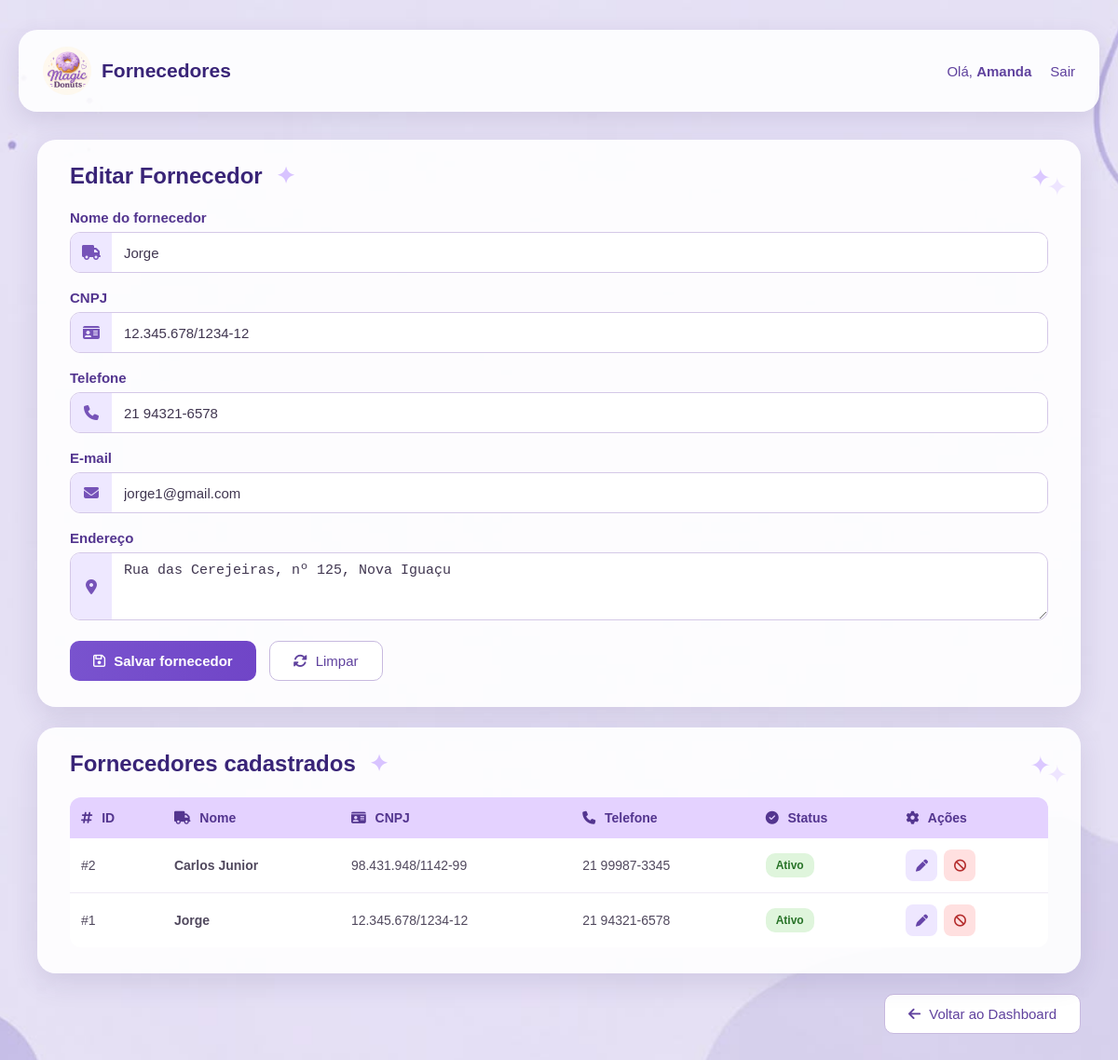
The app's page /magicdonuts/index.php?controller=fornecedor&action=index&id=1 (signed in) with its own data.
### tables this page shows
CREATE TABLE `fornecedor` (
  `id` int(11) NOT NULL,
  `nome` varchar(100) NOT NULL,
  `cnpj` varchar(20) NOT NULL,
  `telefone` varchar(20) DEFAULT NULL,
  `email` varchar(100) DEFAULT NULL,
  `endereco` varchar(255) DEFAULT NULL,
  `ativo` tinyint(1) NOT NULL DEFAULT 1
);

### magicdonuts/controllers/FornecedorController.php (called while the page is built, shortened)
<?php
require_once __DIR__ . '/../models/Fornecedor.php';
class FornecedorController
{
    public function index(): void
    {
        $fornecedorModel = new Fornecedor();
        $fornecedores = $fornecedorModel->listarTodos();
        $editar = null;
        if (isset($_GET['id'])) {
            $editar = $fornecedorModel->buscarPorId((int) $_GET['id']);
        }
        require_once __DIR__ . '/../views/fornecedores.php';
    }
}

### magicdonuts/index.php (called while the page is built, shortened)
<?php
require_once __DIR__ . '/config/db.php';
$controller = $_GET['controller'] ?? 'auth';
$action = $_GET['action'] ?? 'form';
switch ($controller) {
        case 'fornecedor':
    require_once __DIR__ . '/controllers/FornecedorController.php';
    $c = new FornecedorController();
    break;
}
$c->$action();

### magicdonuts/config/db.php (called while the page is built)
<?php
class Database
{
private static $conn = null;
public static function getConnection()
{
    if (self::$conn === null) {
        try {
self::$conn = new PDO(
"mysql:host=localhost;dbname=magicdonuts;charset=utf8mb4",
"root",
"",
    [
    PDO::ATTR_ERRMODE => PDO::ERRMODE_EXCEPTION,
    PDO::ATTR_DEFAULT_FETCH_MODE => PDO::FETCH_ASSOC
    ]
);
} catch (PDOException $e) {
 die("Erro ao conectar ao banco de dados:" . $e->getMessage());
}
}
return self::$conn;
}
}

### magicdonuts/models/Fornecedor.php (called while the page is built, shortened)
<?php
require_once __DIR__ . '/../config/db.php';
class Fornecedor
{
    private PDO $conn;
    public function __construct()
    {
        $this->conn = Database::getConnection();
    }
    public function listarTodos(): array
    {
        $sql = "SELECT id, nome, cnpj, telefone, email, endereco, ativo
                FROM fornecedor
                ORDER BY nome";
        return $this->conn->query($sql)->fetchAll();
    }
    public function buscarPorId(int $id): ?array
    {
        $stmt = $this->conn->prepare(
            "SELECT * FROM fornecedor WHERE id = :id"
        );
        $stmt->execute([':id' => $id]);
        $r = $stmt->fetch();
        return $r ?: null;
    }
}

### magicdonuts/views/fornecedores.php (the view, shortened to what this page needs)
<?php
$nomeUser = $_SESSION['nome'] ?? 'Usuário';
?>
<!doctype html>
<html lang="pt-br">
<head>
    <link rel="stylesheet" href="/magicdonuts/public/assets/css/style.css">
    <link rel="stylesheet" href="https://cdnjs.cloudflare.com/ajax/libs/font-awesome/6.5.2/css/all.min.css">
</head>
<body class="produtos-body">
<header class="produtos-header">
    <div class="produtos-header-inner">
        <a href="/magicdonuts/index.php?controller=auth&action=dashboard"
           class="produtos-brand">
            <img src="/magicdonuts/imagem/logo.jpg"
                 alt="Magic Donuts"
                 class="produtos-logo">
            <strong>Fornecedores</strong>
        </a>
        <div class="produtos-user">
            <span>
                Olá,
                <strong><?= htmlspecialchars($nomeUser) ?></strong>
            </span>
            <a href="/magicdonuts/index.php?controller=auth&action=logout">
                Sair
            </a>
        </div>
    </div>
</header>
<main class="produtos-main">
    <section class="produto-card">
        <div class="section-title">
            <h1>
                <?= $editar ? 'Editar Fornecedor' : 'Cadastrar Fornecedor' ?>
                <span class="title-sparkles">✦</span>
            </h1>
        </div>
        <form method="post"
              action="/magicdonuts/index.php?controller=fornecedor&action=salvar"
              class="produto-form">
            <div class="produto-form-group">
                <label for="nome">Nome do fornecedor</label>
                <div class="produto-input-wrapper">
                    <div class="produto-input-icon">
                        <i class="fa-solid fa-truck"></i>
                    </div>
                    <input
                        class="produto-input"
                        id="nome"
                        type="text"
                        name="nome"
                        required
                        placeholder="Digite o nome do fornecedor"
                        value="<?= $editar ? htmlspecialchars($editar['nome']) : '' ?>"
                    >
                </div>
            </div>
            <div class="produto-form-group">
                <label for="cnpj">CNPJ</label>
                <div class="produto-input-wrapper">
                    <div class="produto-input-icon">
                        <i class="fa-solid fa-id-card"></i>
                    </div>
                    <input
                        class="produto-input"
                        id="cnpj"
                        type="text"
                        name="cnpj"
                        placeholder="Digite o CNPJ"
                        value="<?= $editar ? htmlspecialchars($editar['cnpj'] ?? '') : '' ?>"
                    >
                </div>
            </div>
            <div class="produto-form-group">
                <label for="telefone">Telefone</label>
                <div class="produto-input-wrapper">
                    <div class="produto-input-icon">
                        <i class="fa-solid fa-phone"></i>
                    </div>
                    <input
                        class="produto-input"
                        id="telefone"
                        type="text"
                        name="telefone"
                        placeholder="Digite o telefone"
                        value="<?= $editar ? htmlspecialchars($editar['telefone'] ?? '') : '' ?>"
                    >
                </div>
            </div>
            <div class="produto-form-group">
                <label for="email">E-mail</label>
                <div class="produto-input-wrapper">
                    <div class="produto-input-icon">
                        <i class="fa-solid fa-envelope"></i>
                    </div>
                    <input
                        class="produto-input"
                        id="email"
                        type="email"
                        name="email"
                        placeholder="fornecedor@exemplo.com"
                        value="<?= $editar ? htmlspecialchars($editar['email'] ?? '') : '' ?>"
                    >
                </div>
            </div>
            <div class="produto-form-group">
                <label for="endereco">Endereço</label>
                <div class="produto-input-wrapper">
                    <div class="produto-input-icon">
                        <i class="fa-solid fa-location-dot"></i>
                    </div>
                    <textarea
                        class="produto-input"
                        id="endereco"
                        name="endereco"
                        rows="3"
                        placeholder="Digite o endereço do fornecedor"
                    ><?= $editar ? htmlspecialchars($editar['endereco'] ?? '') : '' ?></textarea>
                </div>
            </div>
            <div class="produto-actions">
                <button class="produto-btn produto-btn-primary" type="submit">
                    <i class="fa-regular fa-floppy-disk"></i>
                    Salvar fornecedor
                </button>
                <a
                    class="produto-btn produto-btn-secondary"
                    href="/magicdonuts/index.php?controller=fornecedor&action=index"
                >
                    <i class="fa-solid fa-rotate"></i>
                    Limpar
                </a>
            </div>
        </form>
    </section>
    <section class="produto-card lista-produtos-card">
        <div class="section-title">
            <h2>
                Fornecedores cadastrados
                <span class="title-sparkles">✦</span>
            </h2>
        </div>
        <div class="table-wrapper">
            <table class="produtos-table">
                <thead>
                    <tr>
                        <th><i class="fa-solid fa-hashtag"></i> ID</th>
                        <th><i class="fa-solid fa-truck"></i> Nome</th>
                        <th><i class="fa-solid fa-id-card"></i> CNPJ</th>
                        <th><i class="fa-solid fa-phone"></i> Telefone</th>
                        <th><i class="fa-solid fa-circle-check"></i> Status</th>
                        <th><i class="fa-solid fa-gear"></i> Ações</th>
                    </tr>
                </thead>
                <tbody>
                    <?php if (!empty($fornecedores)): ?>
                        <?php foreach ($fornecedores as $f): ?>
                            <tr>
                                <td>#<?= (int) $f['id'] ?></td>
                                <td>
                                    <strong><?= htmlspecialchars($f['nome']) ?></strong>
                                </td>
                                <td>
                                    <?= htmlspecialchars($f['cnpj'] ?? '-') ?>
                                </td>
                                <td>
                                    <?= htmlspecialchars($f['telefone'] ?? '-') ?>
                                </td>
                                <td>
                                    <?php if ((int) $f['ativo'] === 1): ?>
                                        <span class="tag ok">Ativo</span>
                                    <?php else: ?>
                                        <span class="tag off">Inativo</span>
                                    <?php endif; ?>
                                </td>
                                <td>
                                    <div class="produto-table-actions">
                                        <a
                                            class="table-btn table-btn-edit"
                                            href="/magicdonuts/index.php?controller=fornecedor&action=index&id=<?= (int) $f['id'] ?>"
                                            title="Editar fornecedor"
                                        >
                                            <i class="fa-solid fa-pen"></i>
                                        </a>
                                        <?php if ((int) $f['ativo'] === 1): ?>
                                            <a
                                                class="table-btn table-btn-delete"
                                                href="/magicdonuts/index.php?controller=fornecedor&action=toggle&id=<?= (int) $f['id'] ?>&ativo=0"
                                                onclick="return confirm('Inativar este fornecedor?')"
                                                title="Inativar fornecedor"
                                            >
                                                <i class="fa-solid fa-ban"></i>
                                            </a>
                                        <?php endif; ?>
                                    </div>
                                </td>
                            </tr>
                        <?php endforeach; ?>
                    <?php endif; ?>
                </tbody>
            </table>
        </div>
    </section>
    <div style="display: flex; justify-content: flex-end; margin-top: 20px; margin-bottom: 20px;">
        <a
            href="/magicdonuts/index.php?controller=auth&action=dashboard"
            class="produto-btn produto-btn-secondary"
        >
            <i class="fa-solid fa-arrow-left"></i>
            Voltar ao Dashboard
        </a>
    </div>
</main>
</body>
</html>

### magicdonuts/public/assets/css/style.css (style rules this page uses)
* { margin:0; padding:0; box-sizing:border-box; }
body { font-family:Arial, sans-serif; min-height:100vh; display:flex; justify-content:center; align-items:center; background-image:url("../../../imagem/novofundo.jpg"); background-size:cover; background-position:center; background-repeat:no-repeat; }
.produtos-body { min-height:100vh; display:block; padding:0; background-image:url("../../../imagem/novofundo.jpg"); background-size:cover; background-position:center; background-repeat:no-repeat; }
.produtos-header { padding:32px 20px 0; }
.produtos-header-inner { width:100%; max-width:1160px; min-height:88px; margin:auto; padding:14px 26px; display:flex; align-items:center; justify-content:space-between; gap:25px; background:rgba(255,255,255,0.90); border-radius:20px; box-shadow: 0 8px 25px rgba(60,38,110,0.12); }
.produtos-brand { display:flex; align-items:center; gap:11px; color:#392477; text-decoration:none; font-size:21px; white-space:nowrap; }
.produtos-logo { width:52px; height:52px; object-fit:cover; border-radius:50%; }
.produtos-user { display:flex; align-items:center; gap:20px; color:#60429e; white-space:nowrap; font-size:15px; }
.produtos-user a { color:#60429e; text-decoration:none; font-weight:500; }
.produtos-main { width:100%; max-width:1160px; margin:30px auto 55px; padding:0 20px; }
.produto-card { position:relative; background:rgba(255,255,255,0.91); border-radius:20px; padding:25px 35px 28px; margin-bottom:22px; box-shadow: 0 10px 30px rgba(60,38,110,0.12); overflow:hidden; }
.produto-card::after { content:"✦"; position:absolute; right:32px; top:25px; color:#dbc8ff; font-size:27px; text-shadow: 18px 10px 0 #eee5ff; }
.section-title { position:relative; z-index:2; margin-bottom:22px; }
.section-title h1, .section-title h2 { color:#392477; font-size:24px; font-weight:700; }
.title-sparkles { color:#d8c3ff; margin-left:8px; }
.produto-form { width:100%; position:relative; z-index:2; }
.produto-form-group { margin-bottom:18px; }
.produto-form-group label { display:block; margin-bottom:7px; color:#53358f; font-size:15px; font-weight:600; }
.produto-input-wrapper { width:100%; min-height:42px; display:flex; align-items:center; border:1px solid #d4c8e7; border-radius:11px; overflow:hidden; background:#ffffff; transition:0.2s; }
.produto-input-icon { width:44px; min-height:42px; align-self:stretch; display:flex; align-items:center; justify-content:center; color:#7653b8; background:#eee8ff; flex-shrink:0; }
.produto-input { flex:1; width:100%; min-width:0; border:none; outline:none; background:#ffffff; color:#403650; font-size:15px; padding:10px 13px; }
.produto-actions { display:flex; gap:14px; margin-top:22px; }
.produto-btn { min-height:43px; padding:10px 25px; border-radius:10px; text-decoration:none; display:inline-flex; align-items:center; justify-content:center; gap:9px; font-size:15px; cursor:pointer; transition:0.2s; }
.produto-btn-primary { border:none; background:linear-gradient( 90deg, #7953ce, #7045c7 ); color:white; font-weight:600; }
.produto-btn-secondary { border:1px solid #c7b9df; background:white; color:#60429e; }
.table-wrapper { width:100%; overflow-x:auto; position:relative; z-index:2; }
.produtos-table { width:100%; border-collapse:separate; border-spacing:0; background:#ffffff; overflow:hidden; border-radius:12px; }
.produtos-table th { padding:14px 12px; background:#e4d2ff; color:#53358f; font-size:14px; text-align:left; white-space:nowrap; }
.produtos-table th i { margin-right:6px; }
.produtos-table td { padding:12px; border-bottom:1px solid #eee9f5; color:#51495e; font-size:14px; vertical-align:middle; }
.produtos-table tr:last-child td { border-bottom:none; }
.produtos-table tbody tr { transition:0.15s; }
.tag { display:inline-block; padding:6px 11px; border-radius:10px; font-size:12px; font-weight:bold; }
.tag.ok { background:#dff5dc; color:#287328; }
.produto-table-actions { display:flex; align-items:center; gap:7px; }
.table-btn { width:34px; height:34px; display:inline-flex; align-items:center; justify-content:center; border-radius:8px; text-decoration:none; transition:0.2s; font-size:13px; }
.table-btn-edit { background:#eee7ff; color:#6745a9; }
.table-btn-delete { background:#ffe0e0; color:#b52d2d; }
.input, textarea, select { width:100%; padding:14px; border:1px solid #ded8eb; border-radius:12px; background:#fff; font-size:15px; outline:none; }

### records on screen
fornecedor: nome "Jorge", cnpj "12.345.678/1234-12", telefone "21 94321-6578", email "jorge1@gmail.com", endereco "Rua das Cerejeiras, nº 125, Nova Iguaçu", id "1", ativo "Ativo"
fornecedor: id "2", nome "Carlos Junior", cnpj "98.431.948/1142-99", telefone "21 99987-3345", ativo "Ativo"

### other values on screen
$nomeUser "Amanda"
